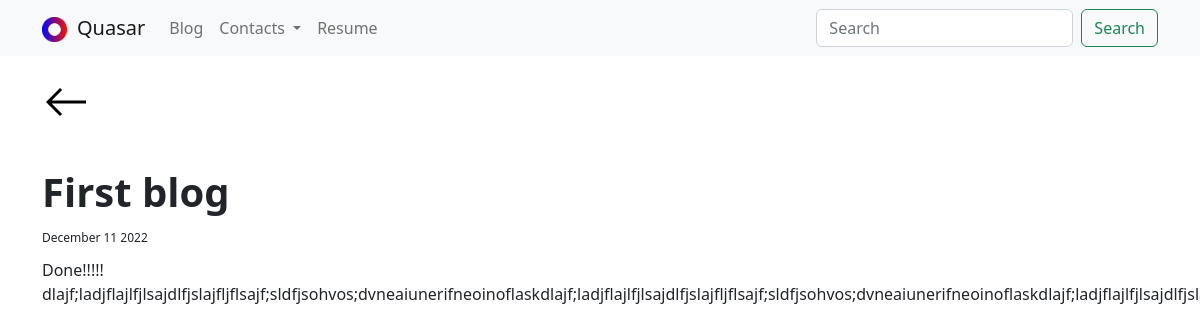
Before: /blog/1/ with the older database file.
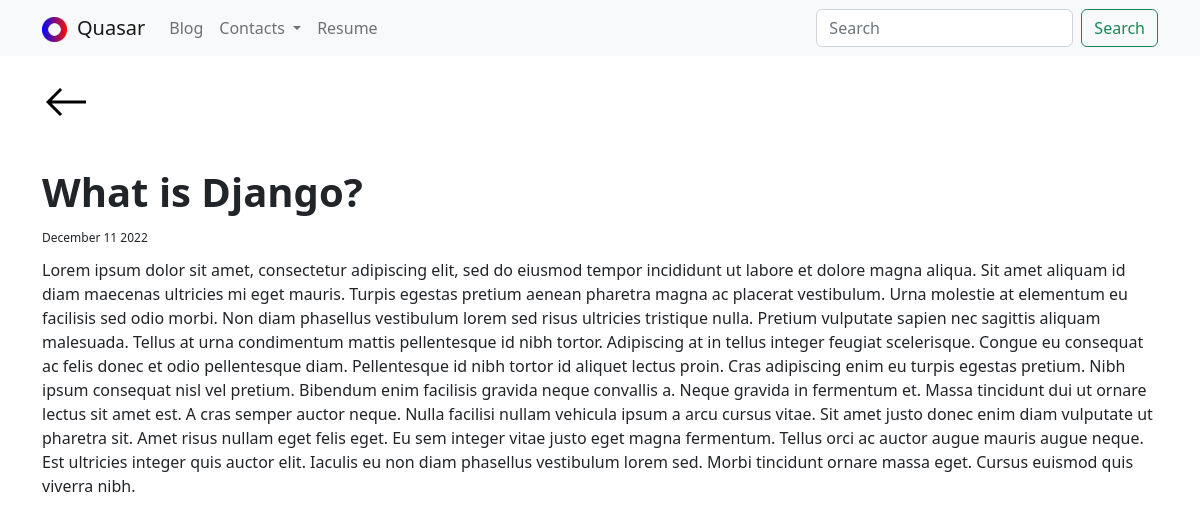
After: the same page with the newer database file.
### blog/models.py (models this page shows, shortened)
class Blog(models.Model):
    tittle = models.CharField(max_length=200)
    date = models.DateField()
    description = models.TextField()

### blog/views.py (the view)
# urls.py: path('<int:blog_id>/', views.detail, name='detail'),
def detail(request, blog_id):
    blog = get_object_or_404(Blog, pk=blog_id)
    return render(request, 'blog/detail.html', {'tittle': f'Blog #{blog_id}', 'blog': blog})

### blog/templates/blog/detail.html
{% extends 'base.html' %}
{% load static %}
{% block content %}
    <a href="{% url 'blog:all_blogs' %}" class="back"><img src="{% static 'img/west_FILL0_wght400_GRAD0_opsz48.svg' %}"></a>
    <h1 style="font-weight: bold;">{{ blog.tittle }}</h1>
    <span style="font-size: 12px;">{{ blog.date|date:'F d Y' }}</span>
    <p style="margin-top: 10px; margin-bottom: 4rem;">{{ blog.description }}</p>
{% endblock %}

Changed rows visible on the page:
changed Blog: tittle "First blog" → "What is Django?"; description "Done!!!!!…" → "Lorem ipsum dolor sit amet, consectetur adipiscing elit, sed do eiusmod tempor incididunt ut labore et dolore magna aliqua. Sit amet aliquam id diam maecenas ultricies mi eget mauris. Turpis egestas pretium aenean pharetra magna ac placerat vestibulum. Urna molestie at elementum eu facilisis sed odio morbi. Non diam phasellus vestibulum lorem sed risus ultricies tristique nulla. Pretium vulputate sapien nec sagittis aliquam malesuada. Tellus at urna condimentum mattis pellentesque id nibh tortor. Adipiscing at in tellus integer feugiat scelerisque. Congue eu consequat ac felis donec et odio pellentesque diam. Pellentesque id nibh tortor id aliquet lectus proin. Cras adipiscing enim eu…"
